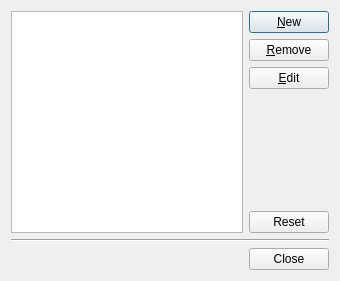
<?xml version="1.0" encoding="UTF-8"?>
<ui version="4.0">
 <class>dialog_ManageMacros</class>
 <widget class="QDialog" name="dialog_ManageMacros">
  <property name="geometry">
   <rect>
    <x>0</x>
    <y>0</y>
    <width>340</width>
    <height>281</height>
   </rect>
  </property>
  <property name="windowTitle">
   <string>Manage Macros</string>
  </property>
  <layout class="QVBoxLayout" name="verticalLayout">
   <item>
    <layout class="QHBoxLayout" name="horizontalLayout">
     <item>
      <widget class="QListView" name="listView_Macros">
       <property name="font">
        <font>
         <family>MS Shell Dlg 2</family>
         <pointsize>10</pointsize>
        </font>
       </property>
       <property name="selectionBehavior">
        <enum>QAbstractItemView::SelectRows</enum>
       </property>
      </widget>
     </item>
     <item>
      <layout class="QVBoxLayout" name="verticalLayout_3">
       <property name="spacing">
        <number>6</number>
       </property>
       <item>
        <widget class="QPushButton" name="pushButton_New">
         <property name="text">
          <string>&amp;New</string>
         </property>
        </widget>
       </item>
       <item>
        <widget class="QPushButton" name="pushButton_Remove">
         <property name="text">
          <string>&amp;Remove</string>
         </property>
        </widget>
       </item>
       <item>
        <widget class="QPushButton" name="pushButton_Edit">
         <property name="text">
          <string>&amp;Edit</string>
         </property>
        </widget>
       </item>
       <item>
        <spacer name="verticalSpacer">
         <property name="orientation">
          <enum>Qt::Vertical</enum>
         </property>
         <property name="sizeHint" stdset="0">
          <size>
           <width>20</width>
           <height>40</height>
          </size>
         </property>
        </spacer>
       </item>
       <item>
        <widget class="QPushButton" name="pushButton_Reset">
         <property name="text">
          <string>Reset</string>
         </property>
        </widget>
       </item>
      </layout>
     </item>
    </layout>
   </item>
   <item>
    <widget class="Line" name="line_2">
     <property name="orientation">
      <enum>Qt::Horizontal</enum>
     </property>
    </widget>
   </item>
   <item>
    <widget class="QDialogButtonBox" name="buttonBox">
     <property name="orientation">
      <enum>Qt::Horizontal</enum>
     </property>
     <property name="standardButtons">
      <set>QDialogButtonBox::Close</set>
     </property>
    </widget>
   </item>
  </layout>
 </widget>
 <tabstops>
  <tabstop>listView_Macros</tabstop>
  <tabstop>pushButton_New</tabstop>
  <tabstop>pushButton_Remove</tabstop>
  <tabstop>pushButton_Edit</tabstop>
  <tabstop>pushButton_Reset</tabstop>
 </tabstops>
 <resources/>
 <connections>
  <connection>
   <sender>buttonBox</sender>
   <signal>accepted()</signal>
   <receiver>dialog_ManageMacros</receiver>
   <slot>accept()</slot>
   <hints>
    <hint type="sourcelabel">
     <x>248</x>
     <y>254</y>
    </hint>
    <hint type="destinationlabel">
     <x>157</x>
     <y>274</y>
    </hint>
   </hints>
  </connection>
  <connection>
   <sender>buttonBox</sender>
   <signal>rejected()</signal>
   <receiver>dialog_ManageMacros</receiver>
   <slot>reject()</slot>
   <hints>
    <hint type="sourcelabel">
     <x>316</x>
     <y>260</y>
    </hint>
    <hint type="destinationlabel">
     <x>286</x>
     <y>274</y>
    </hint>
   </hints>
  </connection>
 </connections>
</ui>
